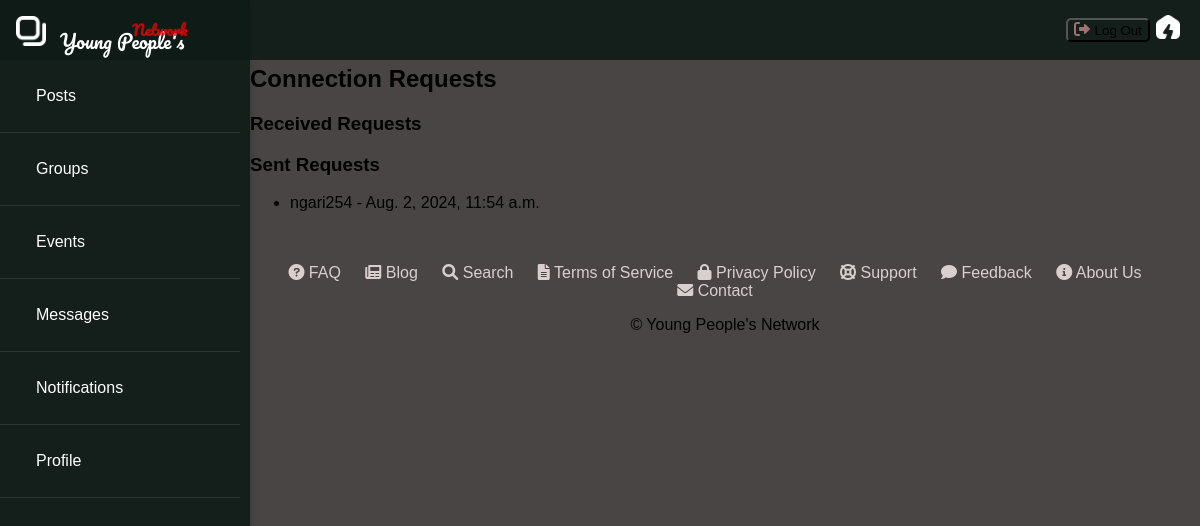
/profile/connection-requests/ (signed in), run on the app's committed database.
### apps/profile/models.py (models this page shows, shortened)
class Connection(models.Model):
    from_profile = models.ForeignKey(Profile, related_name='connections_sent', on_delete=models.CASCADE)
    to_profile = models.ForeignKey(Profile, related_name='connections_received', on_delete=models.CASCADE)
    created_at = models.DateTimeField(auto_now_add=True)
    accepted = models.BooleanField(default=False)

class Profile(models.Model):
    user = models.OneToOneField(settings.AUTH_USER_MODEL, on_delete=models.CASCADE, related_name='profile')
    bio = models.TextField(blank=True, null=True)
    location = models.CharField(max_length=255, blank=True, null=True)
    birth_date = models.DateField(blank=True, null=True)
    profile_image = models.ImageField(upload_to='profile_images/', blank=True, null=True)
    cover_image = models.ImageField(upload_to='cover_images/', blank=True, null=True)
    created_at = models.DateTimeField(auto_now_add=True)
    updated_at = models.DateTimeField(auto_now=True)

### apps/users/models.py (models this page shows, shortened)
class CustomUser(AbstractBaseUser, PermissionsMixin):
    email = models.EmailField(unique=True)
    username = models.CharField(max_length=255, unique=True)
    first_name = models.CharField(max_length=30)
    last_name = models.CharField(max_length=30)
    is_active = models.BooleanField(default=True)
    is_staff = models.BooleanField(default=False)
    date_joined = models.DateTimeField(default=timezone.now)
    groups = models.ManyToManyField(Group, related_name='customuser_set', blank=True)
    user_permissions = models.ManyToManyField(Permission, related_name='customuser_set', blank=True)
    objects = CustomUserManager()
    USERNAME_FIELD = 'email'
    REQUIRED_FIELDS = ['username', 'first_name', 'last_name']

### apps/profile/views.py (the view)
# urls.py: path('connection-requests/', connection_requests_view, name='connection_requests'),
@login_required
def connection_requests_view(request):
    received_requests = Connection.objects.filter(to_profile=request.user.profile, accepted=False)
    sent_requests = Connection.objects.filter(from_profile=request.user.profile, accepted=False)
    return render(request, 'profiles/connection_requests.html', {
        'received_requests': received_requests,
        'sent_requests': sent_requests
    })

### apps/profile/templates/profiles/connection_requests.html (shortened to what this page needs)
{% extends "base.html" %}
{% block content %}
<div class="connection-requests">
    <h2>Connection Requests</h2>
    <h3>Received Requests</h3>
    <h3>Sent Requests</h3>
    <ul>
        {% for request in sent_requests %}
        <li>{{ request.to_profile.user.username }} - {{ request.created_at }}</li>
        {% endfor %}
    </ul>
</div>
{% endblock %}

### config/static/css/styles.css (style rules this page uses)
body { background: rgba(54, 48, 48, 0.897); background-size: cover; background-repeat: no-repeat; background-attachment: fixed; margin: 0; padding: 0; font-family: 'Arial', sans-serif; }

### data on the page
Connection: to_profile.user.username "ngari254", created_at "Aug. 2, 2024, 11:54 a.m."
